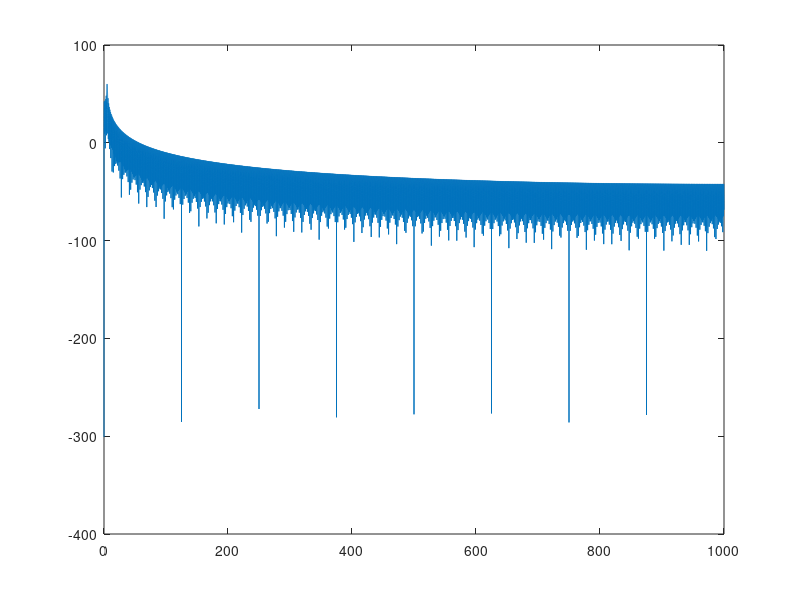

The MATLAB source for this figure:
close all
clear
clc


%% Initialisation

% Parameters
time = 1; % In seconds
number_of_points = 2000;
number_of_points_fft = 2^16;
frequency = 5;

% Load data
frequency_rate = number_of_points / time;
axis_temporal = 0 : number_of_points - 1;
signal = sin(2 * pi * frequency * axis_temporal / number_of_points);


%% Find frequency

[transfer_function, axis_frequency] = freqz(signal, 1, number_of_points_fft, frequency_rate);
power_spectral_density = 20 * log10(abs(transfer_function));

[~, k] = max(power_spectral_density);
frequency_hat = k * frequency_rate / (2 * number_of_points_fft);


%% Plot result

figure
plot(axis_frequency, power_spectral_density)


















